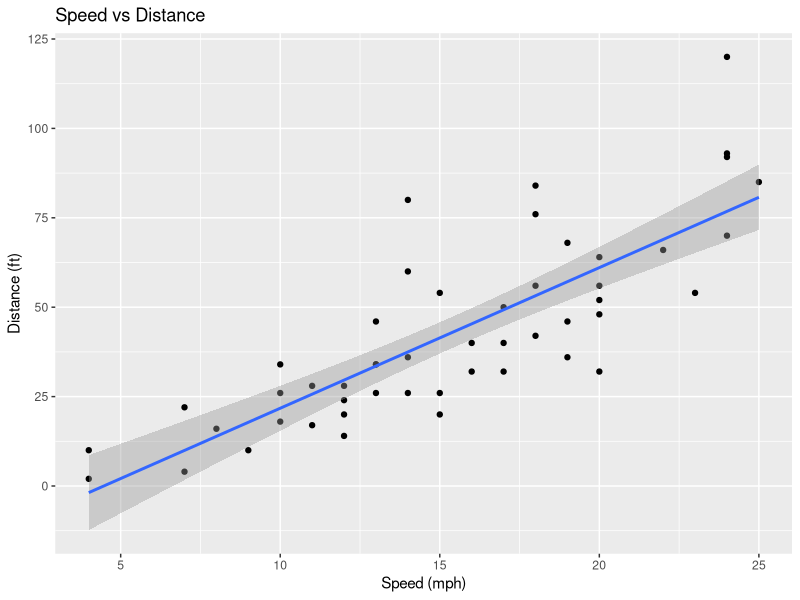

Generate this figure with R:
## ---- chunk 1
knitr::opts_chunk$set(echo = TRUE)
require(ggplot2)
## ---- chunk 2
summary(cars)
ggplot(cars, aes(x = speed, y = dist)) +
  geom_point() +
  geom_smooth(method = "lm") +
  labs(title = "Speed vs Distance", x = "Speed (mph)", y = "Distance (ft)")
